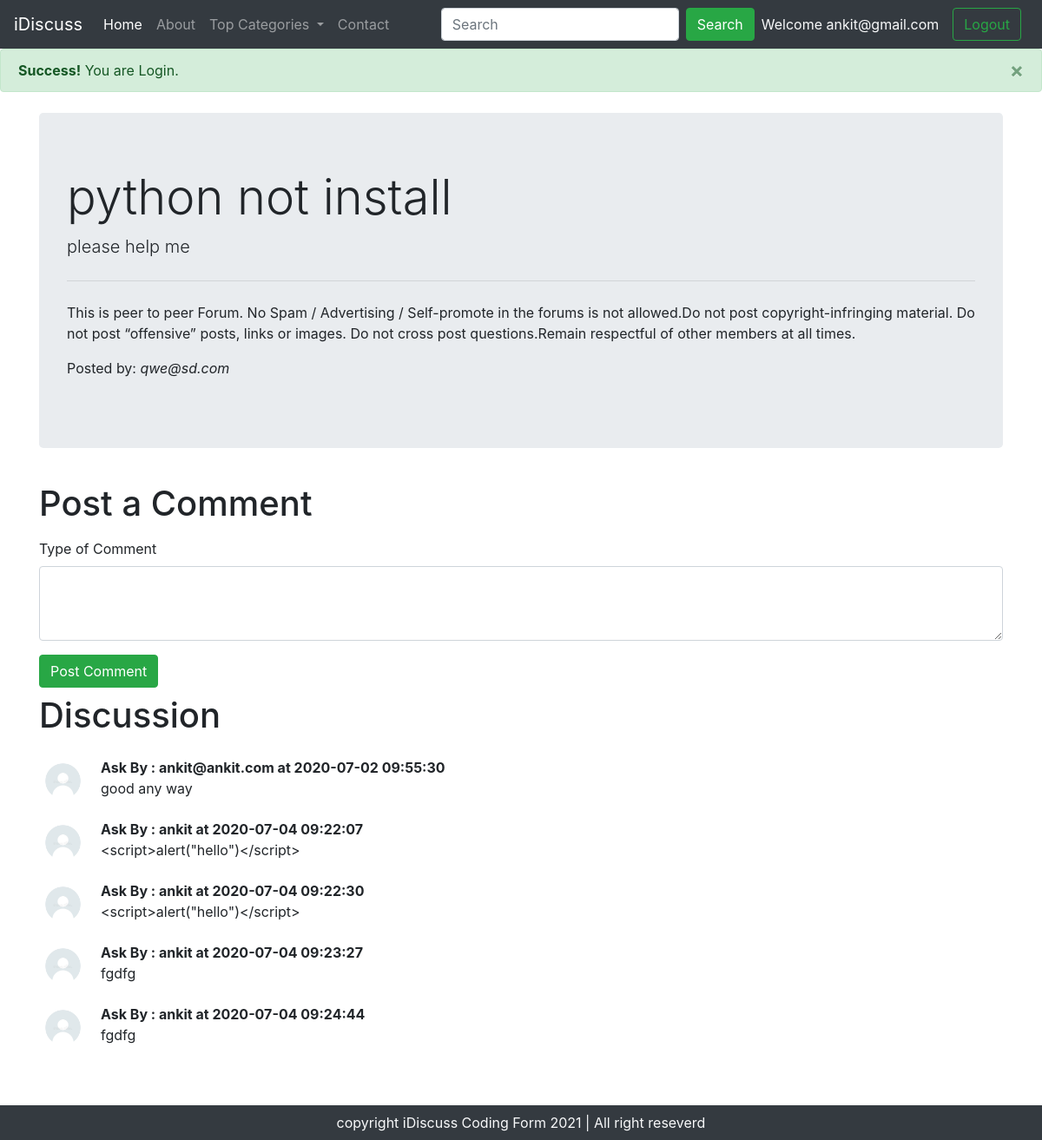
The app's page /thread.php?threadid=2 (signed in) with its own data.
### tables this page shows
CREATE TABLE `threads` (
  `thread_id` int(255) NOT NULL,
  `thread_title` varchar(255) NOT NULL,
  `thread_desc` text NOT NULL,
  `thread_cat_id` int(255) NOT NULL,
  `thread_user_id` int(255) NOT NULL,
  `timestamp` datetime NOT NULL DEFAULT current_timestamp()
);

CREATE TABLE `users` (
  `sno` int(255) NOT NULL,
  `user_email` varchar(255) NOT NULL,
  `user_pass` varchar(255) NOT NULL,
  `timestamp` datetime NOT NULL DEFAULT current_timestamp()
);

CREATE TABLE `comments` (
  `comment_id` int(255) NOT NULL,
  `comment_content` text NOT NULL,
  `thread_id` int(255) NOT NULL,
  `comment_by` int(255) NOT NULL,
  `comment_time` timestamp NOT NULL DEFAULT current_timestamp()
);

### thread.php (the view, shortened to what this page needs)
<!doctype html>
<html lang="en">
<head>
    <link rel="stylesheet" href="https://stackpath.bootstrapcdn.com/bootstrap/4.5.0/css/bootstrap.min.css"
>
</head>
<body>
    <?php include 'partials/_dbconnect.php'; ?>
    <?php include 'partials/_header.php'; ?>
    <?php
        $id = $_GET['threadid'];
        $sql = "SELECT * FROM `threads` WHERE thread_id = $id";
        $result = mysqli_query($con,$sql);
        while($row = mysqli_fetch_assoc($result)){
            $title = $row['thread_title'];
            $desc = $row['thread_desc'];
            $thread_user_id = $row['thread_user_id'];
            $sql2="SELECT user_email FROM `users` where sno ='$thread_user_id'";
            $result2 = mysqli_query($con,$sql2);
            $row2 = mysqli_fetch_assoc($result2);
            $posted_by = $row2['user_email'];
        }
    ?>
    <div class="container my-4">
        <div class="jumbotron">
            <h1 class="display-4"><?php echo $title; ?></h1>
            <p class="lead"> <?php echo $desc; ?> </p>
            <hr class="my-4">
            <p>This is peer to peer Forum. No Spam / Advertising / Self-promote in
                the forums is not allowed.Do not post copyright-infringing material.
                Do not post “offensive” posts, links or images.
                Do not cross post questions.Remain respectful of other members at all times.
            </p>
            <p>Posted by:<em> <?php echo $posted_by; ?></em></p>
        </div>
    </div>
<?php
    if(isset($_SESSION['loggedin']) && $_SESSION['loggedin'] == true){
echo '<div class="container">
        <h1 class="py-2"> Post a Comment</h1>
        <form action=" '.$_SERVER["REQUEST_URI"].' " method="post">
            <div class="form-group">
                <label for="exampleFormControlTextarea1">Type of Comment</label>
                <textarea class="form-control" id="comment" name="comment" rows="3"></textarea>
            </div>
            <input type="hidden" name="sno" value="'.$_SESSION["sno"].'">
            <button type="submit" class="btn btn-success">Post Comment</button>
        </form>
    </div>';
    }else{
             echo ' <div class="container">
             <h1 class="py-2">Post Comment</h1>
                    <p class="lead">You are not logged in. Please login to be able to stast a Post comments. </p>
                </div>';
      }
?>
    <div class="container mb-5" id="ques">
        <h1 class="py-2"> Discussion </h1>
        <?php
        $id = $_GET['threadid'];
        $sql = "SELECT * FROM `comments` WHERE thread_id = $id";
        $result = mysqli_query($con,$sql);
        while($row = mysqli_fetch_assoc($result)){
            $content = $row['comment_content'];
            $comment_time = $row['comment_time'];
            $thread_user_id = $row['comment_by'];
            $sql2="SELECT user_email FROM `users` where sno ='$thread_user_id'";
            $result2 = mysqli_query($con,$sql2);
            $row2 = mysqli_fetch_assoc($result2);
        echo '<div class="media  my-3">
            <img src="img/userdefault.jpg" width="55px" class="mr-3" alt="...">
            <div class="media-body">
                <p class ="font-weight-bold my-0">Ask By : '.$row2['user_email'].' at ' .$comment_time.'</p>
                '.$content.'
            </div>
        </div>';
            }
        ?>
    </div>
    <?php include 'partials/_footer.php'; ?>
</body>
</html>

### thread.php (style rules this page uses)
#ques { min-height: 433px; }

### records on screen
threads: thread_title "python not install", thread_desc "please help me"
users: user_email "qwe@sd.com"
comments: users.user_email "ankit@ankit.com", comment_time "2020-07-02 09:55:30", comment_content "good any way"
comments: users.user_email "ankit", comment_time "2020-07-04 09:22:07", comment_content "<script>alert(\"hello\")</script>"
comments: users.user_email "ankit", comment_time "2020-07-04 09:22:30", comment_content "<script>alert(\"hello\")</script>"
comments: users.user_email "ankit", comment_time "2020-07-04 09:23:27", comment_content "fgdfg"
comments: users.user_email "ankit", comment_time "2020-07-04 09:24:44", comment_content "fgdfg"

### other values on screen
$_SESSION['useremail'] "ankit@gmail.com"
